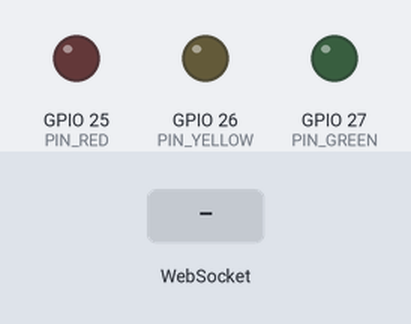
Bench run of a sketch on a simulated ESP32. Shown: output pins drawn as LEDs (lit = HIGH). The inputs (shaded band) are chosen by the test bench. WiFi joins after 1.5 s; servers stay silent unless stated; uploads are accepted with an empty reply; what the sketch prints to the serial monitor is not drawn.

Above: at 2.9 s.
3.0 s: WebSocket text "triggered" received
At 3.4 s:
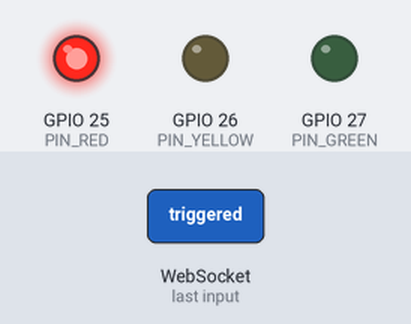
4.5 s: WebSocket text "clear" received
6.0 s: WebSocket text "warning" received
Timing chart, 0 to 9.0 s (numbered marks = the images above; inputs shaded):
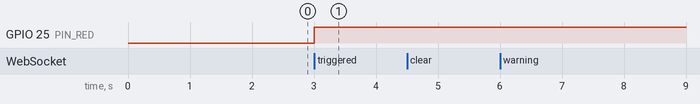

The sketch:

sketch_may6a.ino
```cpp
#include <WiFi.h>
#include <WebSocketsClient.h>
#include <ArduinoJson.h>
#include <HTTPClient.h>

// ── WiFi ──
const char* ssid     = "saksham";
const char* password = "123456789";

// ── Server ──
const char* host = "server-only-capstone.onrender.com";
const int   port = 443;
const char* path = "/ws/traffic-light";

// ── Pins ──
#define PIN_RED    25
#define PIN_YELLOW 26
#define PIN_GREEN  27

// ── Traffic Light Identity ──
const char* TL_ID   = "esp32-tl-1";
const char* TL_NAME = "Main Gate";
const float TL_LAT  = 30.356472;
const float TL_LNG  = 76.371972;

WebSocketsClient ws;

void setLight(String state) {
  if (state == "triggered") {
    digitalWrite(PIN_RED,    LOW);
    digitalWrite(PIN_YELLOW, LOW);
    digitalWrite(PIN_GREEN,  HIGH);
    Serial.println("GREEN — TRIGGERED");
  } else if (state == "clear") {
    digitalWrite(PIN_RED,    HIGH);
    digitalWrite(PIN_YELLOW, LOW);
    digitalWrite(PIN_GREEN,  LOW);
    Serial.println("RED — CLEAR");
  } else if (state == "warning") {
    digitalWrite(PIN_RED,    LOW);
    digitalWrite(PIN_YELLOW, HIGH);
    digitalWrite(PIN_GREEN,  LOW);
    Serial.println("YELLOW — WARNING");
  } else {
    digitalWrite(PIN_RED,    LOW);
    digitalWrite(PIN_YELLOW, LOW);
    digitalWrite(PIN_GREEN,  LOW);
    Serial.println("ALL OFF — DISCONNECTED");
  }
}

void onWebSocketEvent(WStype_t type, uint8_t* payload, size_t length) {
  switch (type) {
    case WStype_CONNECTED:
      Serial.println("WebSocket connected");
      setLight("clear");
Serial.println("Connected to server — waiting for status");
      break;

    case WStype_TEXT: {
      Serial.printf("Received: %s\n", payload);
      StaticJsonDocument<1024> doc;
      DeserializationError err = deserializeJson(doc, payload, length);
      if (err) { Serial.println("JSON parse error"); return; }
      String status = doc["status"].as<String>();
Serial.printf("Status: %s\n", status.c_str());
if (status != "connected") {
  setLight(status);
}
      break;
    }

    case WStype_DISCONNECTED:
      Serial.println("WebSocket disconnected — retrying...");
      setLight("disconnected");
      break;

    default:
      break;
  }
}

void registerTrafficLight() {
  HTTPClient http;
  http.begin("https://server-only-capstone.onrender.com/traffic-lights");
  http.addHeader("Content-Type", "application/json");
  String body = "{\"id\":\"" + String(TL_ID) + "\",\"name\":\"" + String(TL_NAME) + "\",\"latitude\":" + String(TL_LAT, 6) + ",\"longitude\":" + String(TL_LNG, 6) + "}";
  int code = http.POST(body);
  Serial.printf("Registered traffic light: HTTP %d\n", code);
  http.end();
}

void setup() {
  Serial.begin(115200);

  pinMode(PIN_RED,    OUTPUT);
  pinMode(PIN_YELLOW, OUTPUT);
  pinMode(PIN_GREEN,  OUTPUT);
  setLight("disconnected");

  Serial.printf("Connecting to WiFi: %s\n", ssid);
  WiFi.begin(ssid, password);
  while (WiFi.status() != WL_CONNECTED) {
    delay(500);
    Serial.print(".");
  }
  Serial.printf("\nConnected! IP: %s\n", WiFi.localIP().toString().c_str());

  registerTrafficLight();

  ws.beginSSL(host, port, path);
  ws.onEvent(onWebSocketEvent);
  ws.setReconnectInterval(4000);
  ws.enableHeartbeat(15000, 3000, 2);
}

void loop() {
  ws.loop();
}
```

Measured:
- after the input at 3.0 s, GPIO 25 (PIN_RED): LOW → HIGH at once
- after the input at 4.5 s, every drawn part: stays the same
- after the input at 6.0 s, every drawn part: stays the same
